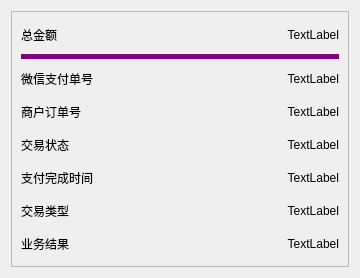
<?xml version="1.0" encoding="UTF-8"?>
<ui version="4.0">
 <class>w_scr_dish_weixin_paybill</class>
 <widget class="QDialog" name="w_scr_dish_weixin_paybill">
  <property name="geometry">
   <rect>
    <x>0</x>
    <y>0</y>
    <width>360</width>
    <height>278</height>
   </rect>
  </property>
  <property name="windowTitle">
   <string>Form</string>
  </property>
  <layout class="QVBoxLayout" name="verticalLayout">
   <item>
    <widget class="QFrame" name="frame">
     <property name="frameShape">
      <enum>QFrame::StyledPanel</enum>
     </property>
     <property name="frameShadow">
      <enum>QFrame::Raised</enum>
     </property>
     <layout class="QGridLayout" name="gridLayout">
      <item row="0" column="0">
       <widget class="QLabel" name="label">
        <property name="text">
         <string>总金额</string>
        </property>
       </widget>
      </item>
      <item row="0" column="1">
       <widget class="QLabel" name="label_total_fee">
        <property name="text">
         <string>TextLabel</string>
        </property>
        <property name="alignment">
         <set>Qt::AlignRight|Qt::AlignTrailing|Qt::AlignVCenter</set>
        </property>
       </widget>
      </item>
      <item row="2" column="0">
       <widget class="QLabel" name="label_3">
        <property name="text">
         <string>微信支付单号</string>
        </property>
       </widget>
      </item>
      <item row="1" column="0" colspan="2">
       <widget class="QLabel" name="label_17">
        <property name="minimumSize">
         <size>
          <width>0</width>
          <height>5</height>
         </size>
        </property>
        <property name="maximumSize">
         <size>
          <width>16777215</width>
          <height>5</height>
         </size>
        </property>
        <property name="styleSheet">
         <string notr="true">background:purple;</string>
        </property>
        <property name="text">
         <string/>
        </property>
       </widget>
      </item>
      <item row="3" column="0">
       <widget class="QLabel" name="label_6">
        <property name="text">
         <string>商户订单号</string>
        </property>
       </widget>
      </item>
      <item row="2" column="1">
       <widget class="QLabel" name="label_transaction_id">
        <property name="text">
         <string>TextLabel</string>
        </property>
        <property name="alignment">
         <set>Qt::AlignRight|Qt::AlignTrailing|Qt::AlignVCenter</set>
        </property>
       </widget>
      </item>
      <item row="3" column="1">
       <widget class="QLabel" name="label_out_trade_no">
        <property name="text">
         <string>TextLabel</string>
        </property>
        <property name="alignment">
         <set>Qt::AlignRight|Qt::AlignTrailing|Qt::AlignVCenter</set>
        </property>
       </widget>
      </item>
      <item row="5" column="0">
       <widget class="QLabel" name="label_7">
        <property name="text">
         <string>支付完成时间</string>
        </property>
       </widget>
      </item>
      <item row="4" column="0">
       <widget class="QLabel" name="label_9">
        <property name="text">
         <string>交易状态</string>
        </property>
       </widget>
      </item>
      <item row="5" column="1">
       <widget class="QLabel" name="label_time_end">
        <property name="text">
         <string>TextLabel</string>
        </property>
        <property name="alignment">
         <set>Qt::AlignRight|Qt::AlignTrailing|Qt::AlignVCenter</set>
        </property>
       </widget>
      </item>
      <item row="4" column="1">
       <widget class="QLabel" name="label_trade_state">
        <property name="text">
         <string>TextLabel</string>
        </property>
        <property name="alignment">
         <set>Qt::AlignRight|Qt::AlignTrailing|Qt::AlignVCenter</set>
        </property>
       </widget>
      </item>
      <item row="7" column="1">
       <widget class="QLabel" name="label_result_code">
        <property name="text">
         <string>TextLabel</string>
        </property>
        <property name="alignment">
         <set>Qt::AlignRight|Qt::AlignTrailing|Qt::AlignVCenter</set>
        </property>
       </widget>
      </item>
      <item row="6" column="0">
       <widget class="QLabel" name="label_12">
        <property name="text">
         <string>交易类型</string>
        </property>
       </widget>
      </item>
      <item row="7" column="0">
       <widget class="QLabel" name="label_14">
        <property name="text">
         <string>业务结果</string>
        </property>
       </widget>
      </item>
      <item row="6" column="1">
       <widget class="QLabel" name="label_trade_type">
        <property name="text">
         <string>TextLabel</string>
        </property>
        <property name="alignment">
         <set>Qt::AlignRight|Qt::AlignTrailing|Qt::AlignVCenter</set>
        </property>
       </widget>
      </item>
     </layout>
    </widget>
   </item>
  </layout>
 </widget>
 <resources/>
 <connections/>
</ui>
